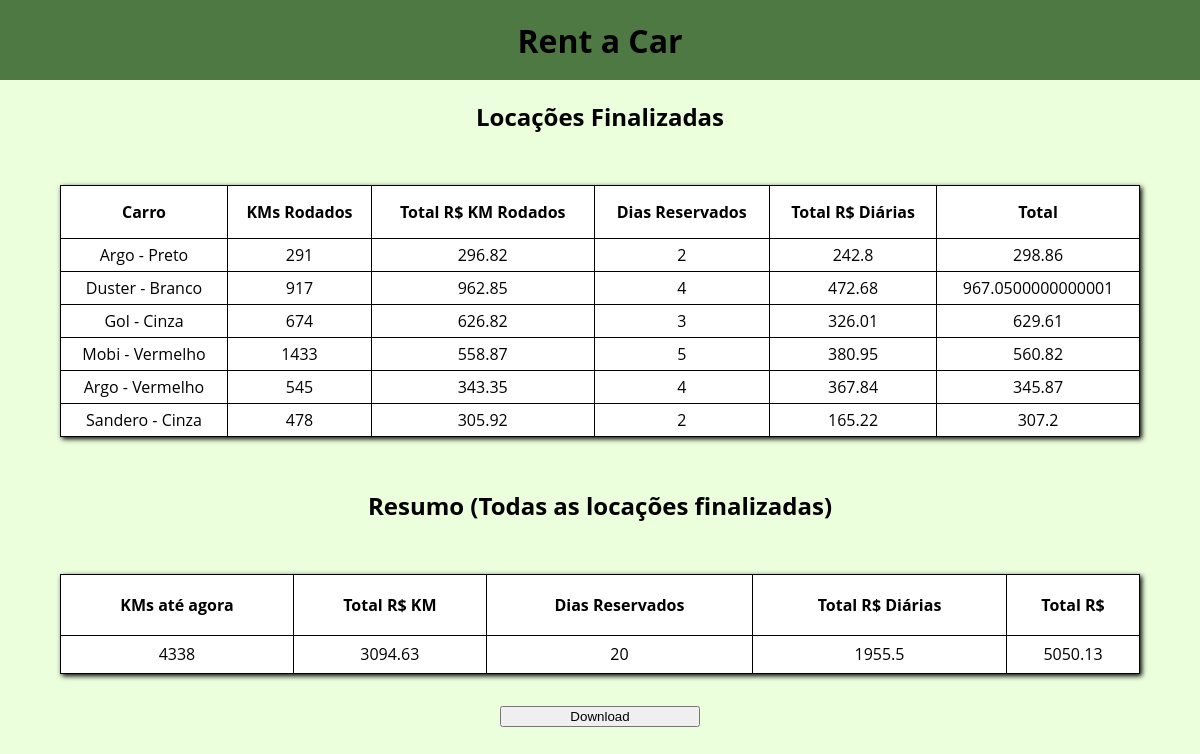
/resumo, run on an earlier commit of the app's database.
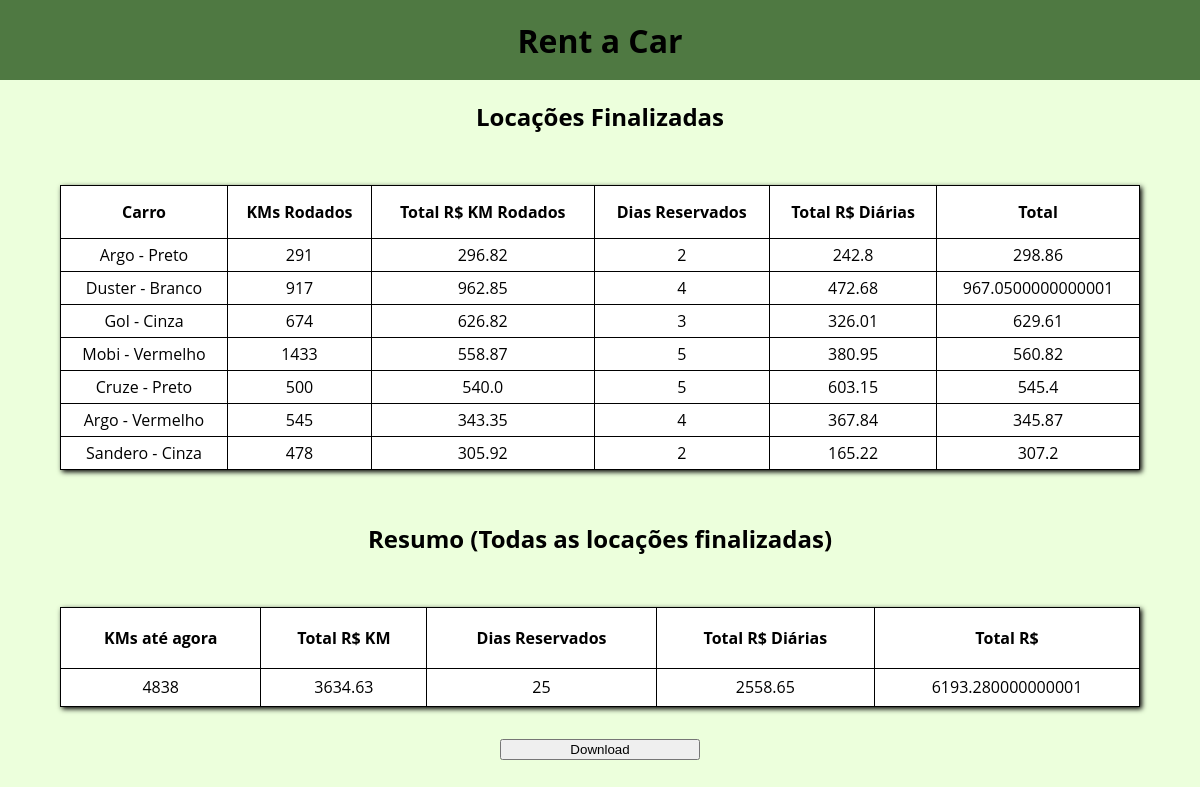
And on a later commit of the database.
### model/entities.py (models this page shows)
class Locacao(Base):
    __tablename__ = 'locacao'
    id = db.Column(db.Integer, primary_key=True)
    veiculo_id = db.Column(db.Integer, db.ForeignKey('veiculo.id'), nullable=False)
    cliente_id = db.Column(db.Integer, db.ForeignKey('cliente.id'), nullable=False)
    cidade_origem_id = db.Column(db.Integer, db.ForeignKey('cidade.id'), nullable=False)
    cidade_destino_id = db.Column(db.Integer, db.ForeignKey('cidade.id'))
    km_rodado = db.Column(db.Integer)
    qt_dias_reservados = db.Column(db.Integer, nullable=False)

class Veiculo(Base):
    __tablename__ = 'veiculo'
    id = db.Column(db.Integer, primary_key=True)
    cidade_id = db.Column(db.Integer, db.ForeignKey('cidade.id'), nullable=False)
    modelo = db.Column(db.String(100),  nullable=False)
    cor = db.Column(db.String(100),  nullable=False)
    ano = db.Column(db.Integer,  nullable=False)
    odometro = db.Column(db.Integer,  nullable=False)
    disponivel = db.Column(db.Boolean,  nullable=False)
    valor_diaria = db.Column(db.Float,  nullable=False)
    valor_km_rodado = db.Column(db.Float,  nullable=False)

### routes.py (the view)
@app.route('/resumo', methods=['POST', 'GET'])
def resumo():
  locacoes_service = locacoesService.LocacoesService()
  locacoes_finalizadas = locacoes_service.get_locacoes_finalizadas()
  resumo = locacoes_service.get_resumo_todas_locacoes_finalizadas(locacoes_finalizadas)
  return render_template('resumo.html', locacoes=locacoes_finalizadas, resumo=resumo)

### dao/locacaoDao.py (called while the page is built)
  def get_locacoes_finalizadas(self):
    cidade_origem = aliased(entities.Cidade)
    cidade_destino = aliased(entities.Cidade)
    return session.query(entities.Locacao)\
      .join(entities.Cliente)\
        .join(entities.Veiculo)\
          .join(cidade_origem, cidade_origem.id == entities.Locacao.cidade_origem_id)\
            .join(cidade_destino, cidade_destino.id == entities.Locacao.cidade_destino_id)\
              .where().all()

### service/locacoesService.py (called while the page is built)
  def get_locacoes_finalizadas(self):
    locacao = locacaoDao.LocacaoDao()
    query = locacao.get_locacoes_finalizadas()
    if query:
      return query
    else:
      return["Erro ao carregar locações"]

  def get_resumo_todas_locacoes_finalizadas(self, locacoes_finalizadas):
    km_total = 0
    valor_km_total = 0
    diaria_total = 0
    valor_diaria_total = 0
    valor_total = 0
    for locacao in locacoes_finalizadas:
      km_total += locacao.km_rodado
      valor_km_total += locacao.km_rodado * locacao.veiculo.valor_km_rodado
      diaria_total += locacao.qt_dias_reservados
      valor_diaria_total += locacao.qt_dias_reservados * locacao.veiculo.valor_diaria
    valor_total = valor_diaria_total + valor_km_total
    return [km_total, valor_km_total, diaria_total, valor_diaria_total, valor_total]

### templates/resumo.html (shortened to what this page needs)
{% extends "main.html" %}
{% block main %}
<section class="main">
  <h1>Locações Finalizadas</h1>
  <table>
    <tr>
      <th>
        Carro
      </th>
      <th>
        KMs Rodados
      </th>
      <th>
        Total R$ KM Rodados
      </th>
      <th>
        Dias Reservados
      </th>
      <th>
        Total R$ Diárias
      </th>
      <th>
        Total
      </th>
    </tr>
    {% if locacoes %}
      {% for locacao in locacoes %}
        <tr>
          <td>
            {{locacao.veiculo.modelo}} - {{locacao.veiculo.cor}}
          </td>
          <td>
            {{locacao.km_rodado}}
          </td>
          <td>
            {{locacao.km_rodado * locacao.veiculo.valor_km_rodado}}
          </td>
          <td>
            {{locacao.qt_dias_reservados}}
          </td>
          <td>
            {{locacao.qt_dias_reservados * locacao.veiculo.valor_diaria}}
          </td>
          <td>
            {{locacao.km_rodado * locacao.veiculo.valor_km_rodado + locacao.qt_dias_reservados * locacao.veiculo.valor_km_rodado}}
          </td>
        </tr>
      {% endfor %}
    {% else %}
      <tr>
        <td colspan="6" class="center">
          {{locacoes[0]}}
        </td>
      </tr>
    {% endif %}
    </table>
    <h1>Resumo (Todas as locações finalizadas)</h1>
    <table>
      <tr>
        <th>
          KMs até agora
        </th>
        <th>
          Total R$ KM
        </th>
        <th>
          Dias Reservados
        </th>
        <th>
          Total R$ Diárias
        </th>
        <th>
          Total R$
        </th>
      </tr>
      {% if resumo %}
        <tr>
          <td>
            {{resumo[0]}}
          </td>
          <td>
            {{resumo[1]}}
          </td>
          <td>
            {{resumo[2]}}
          </td>
          <td>
            {{resumo[3]}}
          </td>
          <td>
            {{resumo[4]}}
          </td>
        </tr>
      {% else %}
        <tr>
          <td colspan="6" class="center">
            Erro ao carregar dados resumidos
          </td>
        </tr>
      {% endif %}
    </table>
    <form action="{{ url_for('resumo_md_download')}}" method = "post">
      <input type = "submit" value = "Download" />
    </form>
</section>
{% endblock %}

### templates/main.html (shortened to what this page needs)
<!DOCTYPE html>
<html lang="en">
<head>
    <link rel="stylesheet" type="text/css" href="{{ url_for('static', filename='css/home.css') }}">
</head>
<body>
    <header>
        <a class="title" href="{{ url_for('home')}}">Rent a Car</a>
    </header>
    {% block main %}
    {% endblock %}
</body>
</html>

### static/css/home.css (style rules this page uses)
body { margin: 0; box-sizing: border-box; font-family: 'Open Sans', sans-serif; }
header { position: fixed; top: 0; display: flex; justify-content: center; align-items: center; text-align: center; background-color: #4F7942; width: 100%; height: 80px; }
header a { text-decoration: none; font-weight: bold; font-size: xx-large; color: black; }
section { background-color: #ECFFDC; margin-top: 80px; width: 100%; min-height: 100vh; display: flex; justify-content: space-evenly; align-items: center; flex-wrap: wrap; }
table { width: 90vw; border-collapse: collapse; border-color: black; background-color: white; box-shadow: 2px 2px 5px; min-height: 100px; text-align: center; }
table th { height: 50px; border: 1px solid; }
table td { height: 30px; border: 1px solid; }
form { display: flex; flex-direction: column; }
input { min-width: 200px; }
.main { display: flex; flex-direction: column; justify-content: start; align-items: center; }

What changed in the data, as far as the page shows it:
now on this page (row edited): Locacao: veiculo.modelo "Cruze", veiculo.cor "Preto", km_rodado "500", locacao.km_rodado*locacao.veiculo.valor_km_rodado "540.0", qt_dias_reservados "5", locacao.qt_dias_reservados*locacao.veiculo.valor_diaria "603.15", km_rodado+qt_dias_reservados "545.4"
Also different on the page:
{{ resumo[0] }}: "4338" → "4838"
{{ resumo[1] }}: "3094.63" → "3634.63"
{{ resumo[2] }}: "20" → "25"
{{ resumo[3] }}: "1955.5" → "2558.65"
{{ resumo[4] }}: "5050.13" → "6193.280000000001"
